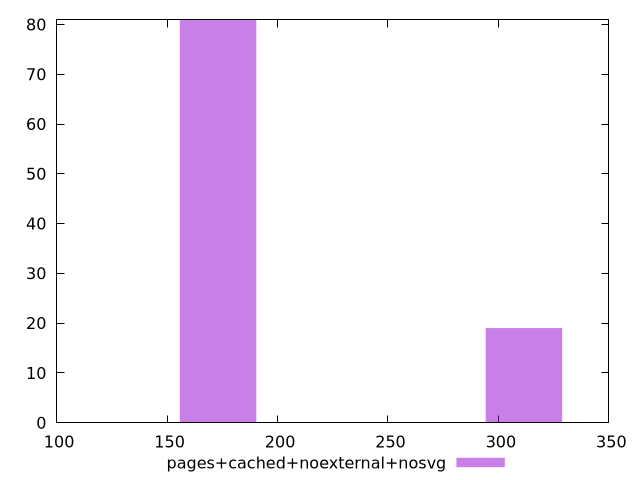

Recreate this plot in gnuplot.
$_pagesCachedNoexternalNosvg <<EOF
173.07433435075848 81
311.5338018313652 19
EOF
set key outside below
set terminal pngcairo
set output "report_00006_2020-11-02T20-21-41.718Z/uses-http2/pages+cached+noexternal+nosvg//raw_hist.png"
set yrange [0:81]
set boxwidth 34.614866870151694
set style fill transparent solid 0.5 noborder
plot $_pagesCachedNoexternalNosvg title "pages+cached+noexternal+nosvg" with boxes ,
